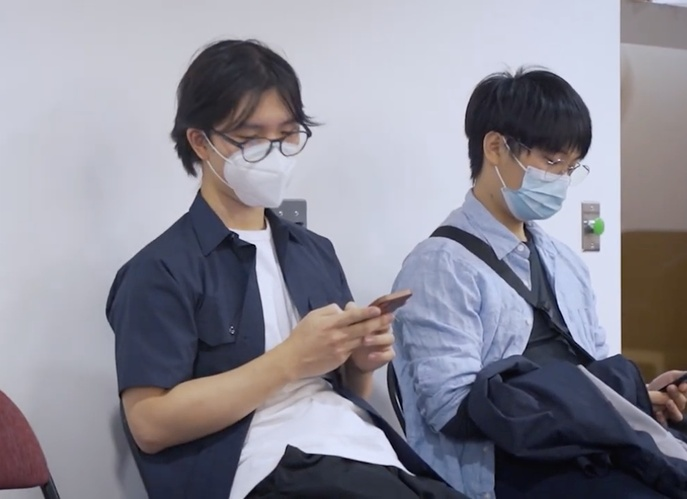
#> input picture host/sample_images/person_det.jpg, 687 x 499 px, shrunk from 1000 x 726 before the run
$ python visualize_comparison.py
#> lines starting #> are read from the running program, lines starting #| are printed output that depends on the picture
#!/usr/bin/env python3
"""
Genera un plot comparativo: mismos 4 clasificadores sobre dos imágenes
distintas (placeholder ideal vs frame real de la cámara). Demuestra la
brecha de generalización ("out-of-distribution") de los modelos TinyML
preentrenados.

Salida: docs/plots/09_comparison_ideal_vs_real.png
"""
from __future__ import annotations
import os
from pathlib import Path

os.environ["TF_CPP_MIN_LOG_LEVEL"] = "3"

import matplotlib
matplotlib.use("Agg")
import matplotlib.pyplot as plt
from PIL import Image

ROOT = Path(__file__).resolve().parent.parent
IDEAL = ROOT / "host" / "sample_images" / "person_det.jpg"
REAL  = ROOT / "docs" / "plots" / "sample_camera_frame.png"
OUT   = ROOT / "docs" / "plots" / "09_comparison_ideal_vs_real.png"

# Resultados medidos en HW (idénticos a host)
IDEAL_PREDS = {
    "mcunet-vww2":  ("PERSON (acierta)", "+51"),
    "mcunet-in2":   ("window shade",  "+27"),
    "mbv2-w0.35":   ("bannister",     "-7"),
    "proxyless":    ("obelisk",       "+15"),
    "person-det":   ("PERSON 0.891 (acierta)", "celda 8x10"),
}
REAL_PREDS = {
    "mcunet-vww2":  ("no-pers (falla)", "+22"),
    "mcunet-in2":   ("alp",           "+27"),
    "mbv2-w0.35":   ("jersey",        "-3"),
    "proxyless":    ("power drill",   "+35"),
    "person-det":   ("no-pers 0.419 (falla)", "umbral 0.5"),
}


def main():
    fig = plt.figure(figsize=(13, 8))
    gs = fig.add_gridspec(2, 2, width_ratios=[1, 2], height_ratios=[1, 1],
                          hspace=0.35, wspace=0.18)

    # Row 1: ideal image + table
    ax_img1 = fig.add_subplot(gs[0, 0])
    ax_img1.imshow(Image.open(IDEAL))
    ax_img1.set_title("Imagen del repo MCUNet (person_det.jpg)", fontsize=11)
    ax_img1.set_xticks([]); ax_img1.set_yticks([])

    ax_tab1 = fig.add_subplot(gs[0, 1])
    ax_tab1.axis("off")
    cell_data = [[k, v[0], v[1]] for k, v in IDEAL_PREDS.items()]
    tbl = ax_tab1.table(
        cellText=cell_data,
        colLabels=["Modelo", "Top-1 / Predicción", "Score"],
        colWidths=[0.32, 0.45, 0.20],
        cellLoc="left", loc="center",
    )
    tbl.auto_set_font_size(False)
    tbl.set_fontsize(10)
    tbl.scale(1, 1.6)
    for i in range(1, len(cell_data) + 1):
        if "acierta" in cell_data[i-1][1]:
            tbl[(i, 1)].set_facecolor("#d6ffd6")
    ax_tab1.set_title("Predicciones — imagen ideal\n(personas centradas, fondo neutro)",
                      fontsize=11, pad=10)

    # Row 2: real image + table
    ax_img2 = fig.add_subplot(gs[1, 0])
    ax_img2.imshow(Image.open(REAL))
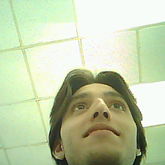
#> input picture docs/plots/sample_camera_frame.png, 165 x 165 px, shrunk from 240 x 240 before the run
    ax_img2.set_title("Imagen capturada por la OV2640 del Sense\n(techo + sujeto desde abajo)",
                      fontsize=11)
    ax_img2.set_xticks([]); ax_img2.set_yticks([])

    ax_tab2 = fig.add_subplot(gs[1, 1])
    ax_tab2.axis("off")
    cell_data = [[k, v[0], v[1]] for k, v in REAL_PREDS.items()]
    tbl = ax_tab2.table(
        cellText=cell_data,
        colLabels=["Modelo", "Top-1 / Predicción", "Score"],
        colWidths=[0.32, 0.45, 0.20],
        cellLoc="left", loc="center",
    )
    tbl.auto_set_font_size(False)
    tbl.set_fontsize(10)
    tbl.scale(1, 1.6)
    for i in range(1, len(cell_data) + 1):
        if "falla" in cell_data[i-1][1]:
            tbl[(i, 1)].set_facecolor("#ffe0d6")
    ax_tab2.set_title("Predicciones — imagen capturada\n(ángulo y composición fuera del training set)",
                      fontsize=11, pad=10)

    fig.suptitle(
        "Predicciones sobre dos imágenes — modelos TinyML preentrenados sin fine-tuning",
        fontsize=13, y=0.995)
    fig.tight_layout(rect=[0, 0, 1, 0.97])
    fig.savefig(OUT, dpi=140, bbox_inches="tight")
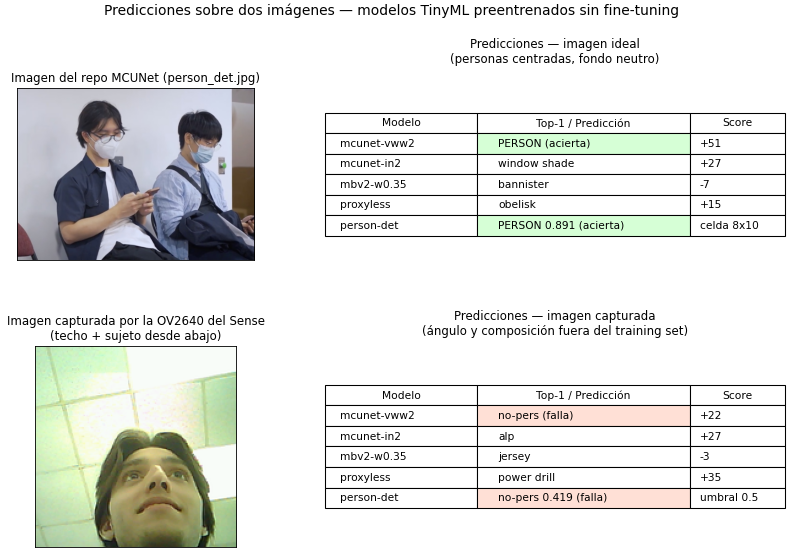
#> figure drawn by matplotlib, 2 panels
    plt.close(fig)
    print(f"wrote {OUT}")


if __name__ == "__main__":
    main()
